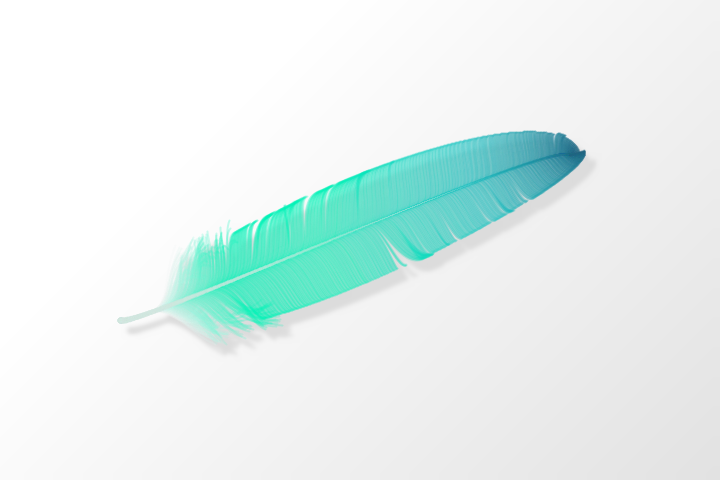
Frame 1 (no input)
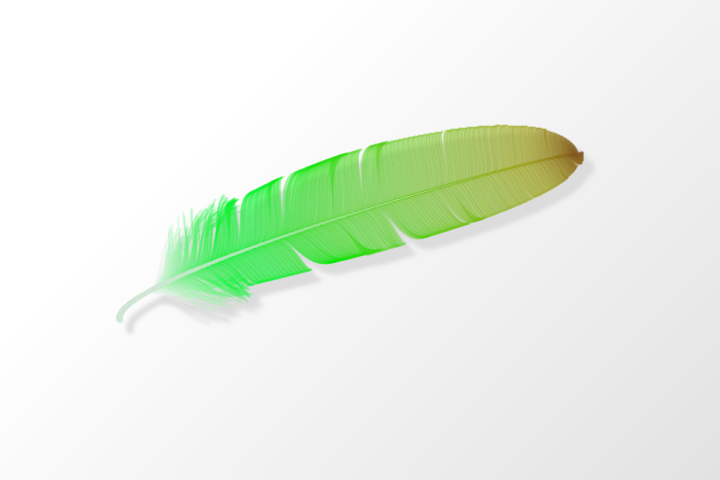
Frame 2 (the mouse pressed at the canvas centre, redrawn once)

The Processing sketch that drew these frames (run headless with seeded random() and noise(); the mouse was pressed at the canvas centre and the sketch redrawn once):

// Processing sketch: processing_186968
// ── processing_186968.pde

PGraphics bg,  //background
          feather,  //feather
          shadow;  //shadow of the feather


/*----------------------------*/


void setup()
{
  size(720, 480);
  colorMode(HSB, 360, 100, 100);
  noLoop();

  
  feather = createGraphics(width, height);
  shadow = createGraphics(width, height);  
  bg = createGraphics(width, height);
  
  setBG(bg);
}


/*----------------------------*/


void draw()
{
  createFeather(width/6, 2*height/3, PI/9, 2*width/3);
  
  image(bg, 0, 0); 
  image(shadow, 10, 10);
  filter(BLUR, 2);

  image(feather, 0, 0);
}


/*----------------------------*/


void mouseReleased()
{
  redraw();
}


/*----------------------------*/


void setBG(PGraphics bg)
{
  bg.beginDraw();
  bg.loadPixels();
  for (int x = 0; x < width; x++)
  {
    for (int y = 0; y < height; y++)
    {
      float c = 360;
      if ((x + y) > width/2)  {  c = map(x + y, width/2, width + height, 360, 320);  }
      bg.pixels[x + y*width] = color(c);
    }
  }
  bg.updatePixels();
  bg.endDraw();
}


/*----------------------------*/


void createFeather(float beginX, float beginY, float angle, float lFeather)
{

  //INITIALIZE PARAMETERS//
  
  //transitions
  float lCalamus = 50;  //length of the calamus (begin of the feather without barbs
  float tip = 10;  //length of the tip (diference between the end of the barbs and the end of the hachis)
  
  float bAfterfeathers = 0.15;  //begin of the afterfeathers (begin of the barbs)
  float bVane = 0.3;  //begin of the vane (end fo the afterfeathers and begin of the organized barbs)
  
  //curvature of the feather
  float deltaCP1y = random(-50, 50);
  float deltaCP2y = random(-50, 50);
  
  float deltaBP1y = random(40, 80);
  float deltaBP2y = random(50, 90);
  
  float deltaTP1y = random(40, 80);
  float deltaTP2y = random(50, 90);
  
  //colors of the feather
  float h1= random(360);  //main hue
  float h2 = random(360);  //second hue
  float colorChange = random(bVane, 0.75);  //point where the hue start to change
 
  
  
  //BEGIN DRAWING//
  
  feather.beginDraw();
  feather.colorMode(HSB, 360, 100, 100);
  feather.noFill();
  feather.smooth();
  feather.background(0, 0);
  feather.translate(beginX, beginY);
  feather.rotate(-angle);
  
  shadow.beginDraw();
  shadow.noFill();
  shadow.stroke(220);
  shadow.background(0, 0);
  shadow.translate(beginX, beginY);
  shadow.rotate(-angle);
  
  
  //DEFINE THE FORM OF THE FEATHER//
  //center
  PVector  cBegin  =  new  PVector  (  0,        0          );
  PVector  cP1     =  new  PVector  (  0,        deltaCP1y  );
  PVector  cP2     =  new  PVector  (  lFeather, deltaCP2y  );
  PVector  cEnd    =  new  PVector  (  lFeather, 0          );
  //bezier(cBegin.x, cBegin.y,  cP1.x, cP1.y,   cP2.x, cP2.y,   cEnd.x, cEnd.y);
  
  
  //bottom
  PVector  bBegin  =  new PVector  (  cBegin.x + lCalamus,   cBegin.y           );
  PVector  bP1     =  new PVector  (  cP1.x + lCalamus,      cP1.y + deltaBP1y  );
  PVector  bP2     =  new PVector  (  cP2.x + tip,           cP2.y + deltaBP2y  );
  PVector  bEnd    =  new PVector  (  cEnd.x + tip,          cEnd.y             );   
  //bezier(bBegin.x, bBegin.y, bP1.x, bP1.y,   bP2.x, bP2.y,   bEnd.x, bEnd.y);
  
  
  //top
  PVector  tBegin  =  new PVector  (  cBegin.x + lCalamus,   cBegin.y           );
  PVector  tP1     =  new PVector  (  cP1.x + lCalamus,      cP1.y - deltaTP1y  );
  PVector  tP2     =  new PVector  (  cP2.x + tip,           cP2.y - deltaTP2y  );
  PVector  tEnd    =  new PVector  (  cEnd.x + tip,          cEnd.y             );
  //bezier(tBegin.x, tBegin.y,  tP1.x, tP1.y,   tP2.x, tP2.y,   tEnd.x, tEnd.y);
  
  
 
  
  //DRAW THE BARBS//
  
  //initialize the variables that modify the barbs
  float deltaBX = 0, deltaTX = 0;
  float deltaBY = 0, deltaTY = 0;
  
  for (float i = bAfterfeathers; i < 1; i += 0.001)
  {
    //define the points
    float cx = bezierPoint(cBegin.x, cP1.x, cP2.x, cEnd.x, i);
    float cy = bezierPoint(cBegin.y, cP1.y, cP2.y, cEnd.y, i);
    float bx = bezierPoint(bBegin.x, bP1.x, bP2.x, bEnd.x, i);
    float by = bezierPoint(bBegin.y, bP1.y, bP2.y, bEnd.y, i);
    float tx = bezierPoint(tBegin.x, tP1.x, tP2.x, tEnd.x, i);
    float ty = bezierPoint(tBegin.y, tP1.y, tP2.y, tEnd.y, i);
    
    
    //define the direction of the barbs
    float rdm = lerp(0.92, 1, i);  //more probable to change the direction at the beggining
    float maxDeltaX = lerp(25, 0, i);  //maximum change is bigger at the beggining 
    if (random(1) > rdm) deltaBX = random(-maxDeltaX, maxDeltaX);  //set the modifier for the bottom part
    if (random(1) > rdm) deltaTX = random(-maxDeltaX, maxDeltaX);  //set the modifier for the top part
    
    
    //define the fuzzines at the afterfeather
    float fuzz = i;
    if (fuzz > 0.3) {fuzz = 0;}  //definite barbs at the end
    else {fuzz = map(fuzz, 0, 0.5, 1, 0);}  //fuzzy barbs at the beggining
    float fuzziness = random(20, 40);  //set de maximum fuzziness
    deltaBY = fuzz*random(-fuzziness, fuzziness);  //set the modifier for the bottom part
    deltaTY = fuzz*random(-fuzziness, fuzziness);  //set the modifier for the top part
      

    //set the color
    if (i < bVane)  //lighter colors at the beggining
    {
      float k = map(i, bAfterfeathers, bVane, 0, 1);
      feather.stroke(h1, lerp(1, 100, k), 95, 60);  //set saturation
    }
    else if (i < colorChange)  //main color
    {
      feather.stroke(h1, 100, 95, 60);
    }
    else  //gradually change to the second color 
    { 
      color color1 = color(h1, 100, 95);
      color color2 = color(h2, 75, 50);
      float j = map(i, colorChange, 1, 0, 1);
      feather.stroke(lerpColor(color1,color2,j), 60);  
    }
    
    
    //draw the barbs
    feather.strokeWeight(2);
    feather.bezier(cx, cy,   (cx+bx)/2, cy,   (cx+bx)/2, by,   bx + deltaBX, by + deltaBY);
    feather.bezier(cx, cy,   (cx+tx)/2, cy,   (cx+tx)/2, ty,   tx + deltaTX, ty + deltaTY);
    
    //draw the shadow of the barbs
    shadow.strokeWeight(2);
    shadow.bezier(cx, cy,   (cx+bx)/2, cy,   (cx+bx)/2, by,   bx + deltaBX, by + deltaBY);
    shadow.bezier(cx, cy,   (cx+tx)/2, cy,   (cx+tx)/2, ty,   tx + deltaTX, ty + deltaTY);

    
  }
  
  
  
  //DRAW THE HACHIS//

  float oldcx = bezierPoint(cBegin.x, cP1.x, cP2.x, cEnd.x, 0);
  float oldcy = bezierPoint(cBegin.y, cP1.y, cP2.y, cEnd.y, 0);
  
  for (float i = 0; i < 0.75; i += 0.001)
  {
    //initialize the second point
    float cx = bezierPoint(cBegin.x, cP1.x, cP2.x, cEnd.x, i);
    float cy = bezierPoint(cBegin.y, cP1.y, cP2.y, cEnd.y, i);
    
    //draw the hachis
    feather.stroke(h1, 10, 90, 70);  //set color
    feather.strokeWeight(map(i, 0, 0.75, 6, 0));  //set the strokeWeight
    feather.line(oldcx, oldcy, cx, cy);  //draw the line
    
    //draw the shadow of the hachis
    shadow.strokeWeight(map(i, 0, 0.75, 6, 0));  //set the strokeWeight
    shadow.line(oldcx, oldcy, cx, cy);  //draw the line
    
    
    oldcx = cx;
    oldcy = cy;
  }
  
  
  
  //FINISH DRAWING//
  
  feather.resetMatrix();
  feather.endDraw();
  
  shadow.resetMatrix();
  shadow.endDraw();
  
}
